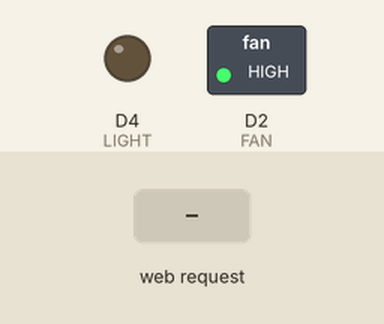
A sketch run on a simulated ESP8266 (NodeMCU). On the bench: switched loads named in the sketch (green lamp = pin HIGH), output pins drawn as LEDs (lit = HIGH). Inputs (shaded band) come from the test bench. WiFi joins after 1.5 s; servers stay silent unless stated; what the sketch prints to the serial monitor is not drawn.

Above: at 2.7 s.
2.8 s: HTTP request GET /fanon received
At 4.0 s:
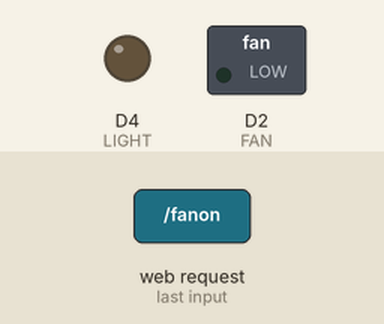
4.3 s: HTTP request GET /lightoff received
At 5.2 s:
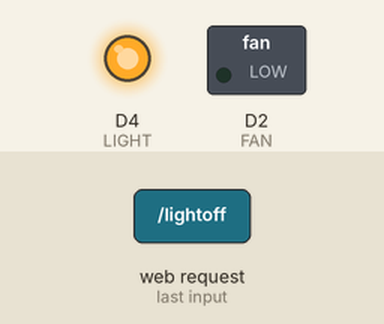
5.8 s: HTTP request GET /fanoff received
At 6.4 s:
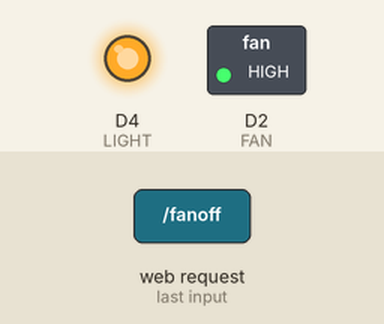
Timing chart, 0 to 8.8 s (numbered marks = the images above; inputs shaded):
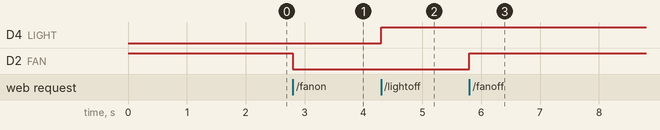

Measured:
- after the input at 2.8 s, D2 (FAN): HIGH → LOW at once
- after the input at 4.3 s, D4 (LIGHT): LOW → HIGH at once
- after the input at 5.8 s, D2 (FAN): LOW → HIGH at once

The sketch:

fan_light_browser.ino
```cpp
#include <ESP8266WiFi.h>
#define FAN D2
#define LIGHT D4
const char* ssid = "Dicky KOST";
const char* password = "100rivera";
unsigned char status_fan = 1;
unsigned char status_light = 0;
WiFiServer server(80);

void setup(){
  Serial.begin(115200);
  pinMode(FAN, OUTPUT);
  pinMode(LIGHT, OUTPUT);
  digitalWrite(FAN,HIGH);
  digitalWrite(LIGHT,LOW);
  Serial.println();
  Serial.println();
  Serial.print("Connecting to ");
  Serial.println(ssid);
  WiFi.begin(ssid, password);
  while(WiFi.status()!=WL_CONNECTED)
  {
    delay(500);
    Serial.print(".");
  }
  Serial.println("");
  Serial.println("Wifi Connected");
  server.begin();
  Serial.println("Server Started");
  Serial.println(WiFi.localIP());
}
void loop(){
  WiFiClient client = server.available();
  if(!client)
  {
    return;
  }
  Serial.println("new client");
  while(!client.available())
  {
    delay(1);
  }
  String req = client.readStringUntil('\r');
  Serial.println(req);
  client.flush();

  if(req.indexOf("/fanon") != -1)
  {
    status_fan=0;
    digitalWrite(FAN,LOW);
    Serial.println("FAN ON");
  }
  else if(req.indexOf("/fanoff") != -1)
  {
    status_fan=1;
    digitalWrite(FAN,HIGH);
    Serial.println("FAN OFF");
  }

  if(req.indexOf("/lighton") != -1)
  {
    status_light=0;
    digitalWrite(LIGHT,LOW);
    Serial.println("LIGHT ON");
  }
  else if(req.indexOf("/lightoff") != -1)
  {
    status_light=1;
    digitalWrite(LIGHT,HIGH);
    Serial.println("LIGHT OFF");
  }

  String web = "HTTP/1.1 200 OK\r\nContent-Type: text/html\r\n\r\n";
  web +="<html>\r\n";
  web +="<body>\r\n";
  web +="<h1>LED Status</h1>\r\n";
  web +="<p>\r\n";
  if(status_fan==1)
    web +="FAN Off\r\n";
  else
    web +="FAN on\r\n";
  if(status_light==1)
    web +="LIGHT On\r\n";
  else
    web +="LIGHT Off\r\n";
  web +="</p>\r\n";
  web +="</p>\r\n";
  web +="<a href=\"/fanon\">\r\n";
  web +="<button>FAN ON</button>\r\n";
  web +="</a>\r\n";
  web +="</p>\r\n";

  web +="<a href=\"/fanoff\">\r\n";
  web +="<button>FAN OFF</button>\r\n";
  web +="</a>\r\n";
    web +="</p>\r\n";
  web +="</p>\r\n";
  web +="<a href=\"/lightoff\">\r\n";
  web +="<button>LIGHT OFF</button>\r\n";
  web +="</a>\r\n";
  web +="</p>\r\n";

  web +="<a href=\"/lighton\">\r\n";
  web +="<button>LIGHT ON</button>\r\n";
  web +="</a>\r\n";

  web +="</body>\r\n";
  web +="</html>\r\n";

  client.print(web);
}
```
